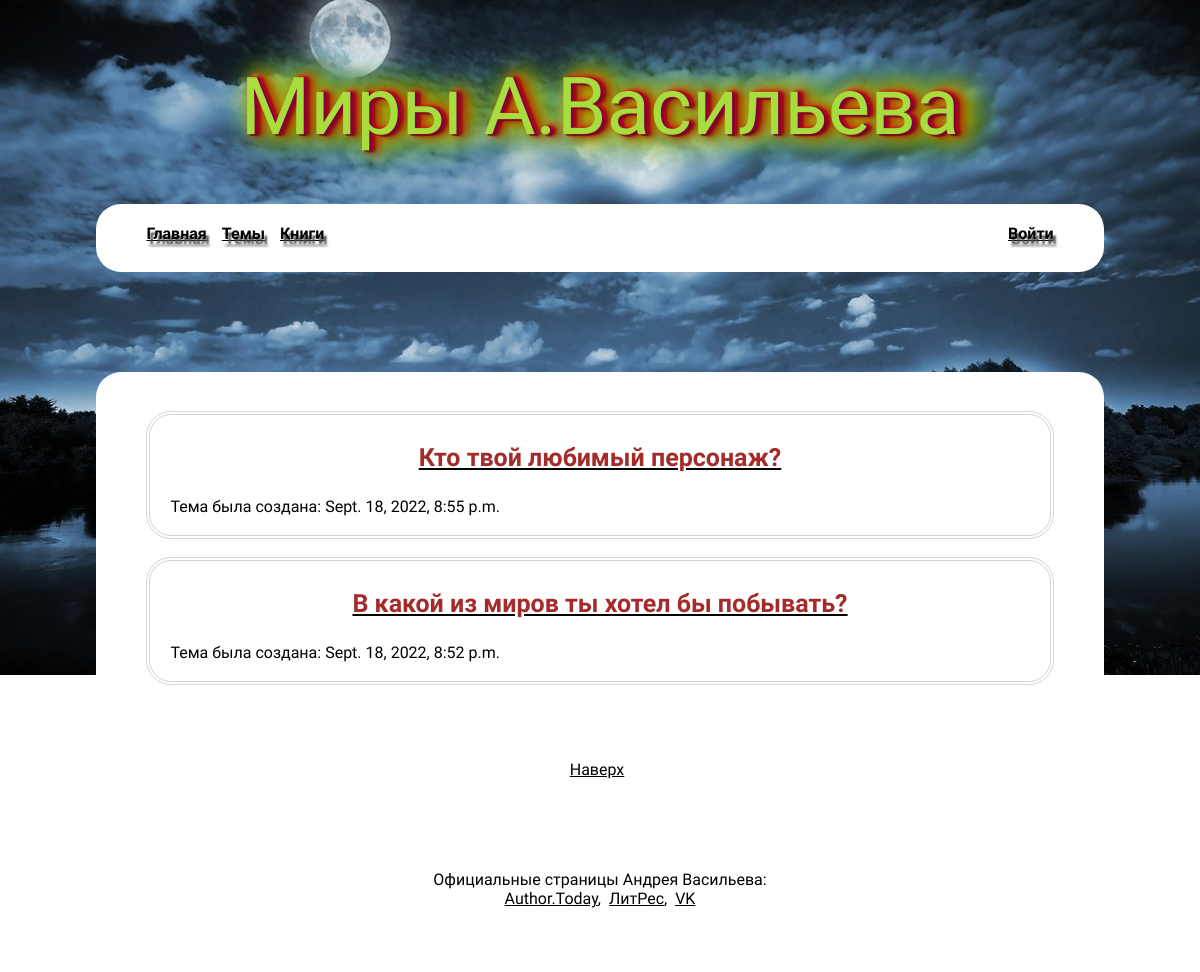
The app's page /themas with its own data.
### forum/models.py (models this page shows, shortened)
class Theme(models.Model):
    title = models.CharField(blank=False,max_length=200)
    create = models.DateTimeField(auto_now_add=True)
    change = models.DateTimeField(auto_now=True)

### forum/views.py (the view)
# urls.py: path('themas', forum_views.themas, name='themas'),
def themas(request):
    all_themas = Theme.objects.all().order_by('-create')
    return render(request, 'themas.html', {'themas':all_themas})

### forum/templates/themas.html (shortened to what this page needs)
{% extends 'base.html' %}
{% block content_block %}
<div class="theme">
    {% for theme in themas %}
        <div class="massage">
            <a href="{% url 'inform' theme.title %}">
                <p class="upper">{{ theme.title }}</p>
            </a>
            <p>Тема была создана: {{ theme.create }}</p>
        </div>
    {% endfor %}
</div>
{% endblock content_block %}

### forum/static/forum/css/styles.css (style rules this page uses)
.night { background-image: url(../img/night.jpg); }
.format { margin: 5% 8%; background-size: 100%; background-repeat: no-repeat; background-attachment: fixed; font-family: 'Underdog', cursive; }
a { color: black; }
.theme { background-color: white; padding: 2% 5%; border-radius: 25px; margin-bottom: 5px; }
.massage { border: 4px double lightgray; border-radius: 25px; padding: 3px 20px; margin-top: 2%; }
.upper { font-size: 25px; font-weight: bold; text-align: center; color: brown; }

### records on screen
Theme: title "Кто твой любимый персонаж?", create "Sept. 18, 2022, 8:55 p.m."
Theme: title "В какой из миров ты хотел бы побывать?", create "Sept. 18, 2022, 8:52 p.m."
